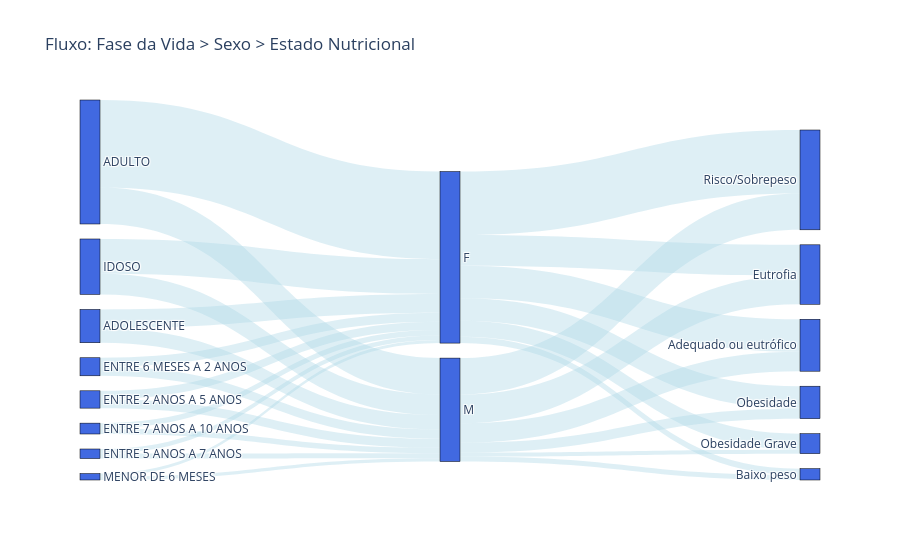

Notebook code cell kept with this figure:
### Markdown cell above
O gráfico acima mostra que a maior concentração de obesidade e sobrepeso estão nas fases adultos e idosos, sendo que idosos tem muito mais sobrepeso, mais da metade deste grupo está com sobrepeso.  
Isso ocorre porque a maioria das pessoas não se cuida ao envelhecer, geralmente continuam comendo mal e sem fazer exercícios enquanto o metabolismo e outras partes do corpo vao se degradando, ficando piores com o passar do tempo.  
Isso é um alerta para os orgãos de saúde focarem na disciplinação de idosos e adultos.

Abaixo vamos adcionar o sexo em um gráfico Sankey Diagram para vermos se algum sexo em determinada faixa etária tem mais propenção a obesidade do que outro.

### Code cell
import plotly.graph_objects as go

# 2. Criar a lista de labels únicos para todos os nós
# A ordem aqui define os índices (0, 1, 2...)
label_list = list(clean_target_dataset['DS_FASE_VIDA'].unique()) + \
             list(clean_target_dataset['SG_SEXO'].unique()) + \
             list(clean_target_dataset['ESTADO_NUTRI'].unique())

# 3. Mapear os nomes para seus respectivos índices
nodes_map = {name: i for i, name in enumerate(label_list)}

# 4. Construir as conexões (Source -> Target)
# Fluxo 1: Fase da Vida -> Sexo
flow1 = clean_target_dataset.groupby(['DS_FASE_VIDA', 'SG_SEXO']).size().reset_index(name='count')
# Fluxo 2: Sexo -> Estado Nutri
flow2 = clean_target_dataset.groupby(['SG_SEXO', 'ESTADO_NUTRI']).size().reset_index(name='count')

sources = [nodes_map[x] for x in flow1['DS_FASE_VIDA']] + [nodes_map[x] for x in flow2['SG_SEXO']]
targets = [nodes_map[x] for x in flow1['SG_SEXO']] + [nodes_map[x] for x in flow2['ESTADO_NUTRI']]
values = list(flow1['count']) + list(flow2['count'])

# 5. Gerar o gráfico
fig = go.Figure(data=[go.Sankey(
    node = dict(
      pad = 15,
      thickness = 20,
      line = dict(color = "black", width = 0.5),
      label = label_list,
      color = "royalblue"
    ),
    link = dict(
      source = sources,
      target = targets,
      value = values,
      color = 'rgba(173, 216, 230, 0.4)' # Cor suave para os fluxos
  ))])

fig.update_layout(title_text="Fluxo: Fase da Vida > Sexo > Estado Nutricional", font_size=12)
fig.show()

### Figure 1 — Plotly figure (JSON) as saved in the notebook; plotly's stock layout.template omitted (floating-point values rounded to 4 significant figures)
{"data": [{"link": {"color": "rgba(173, 216, 230, 0.4)", "source": [4, 4, 0, 0, 5, 5, 6, 6, 2, 2, 3, 3, 1, 1, 7, 7, 9, 9, 9, 9, 9, 9, 8, 8, 8, 8, 8, 8], "target": [9, 8, 9, 8, 9, 8, 9, 8, 9, 8, 9, 8, 9, 8, 9, 8, 13, 15, 12, 14, 10, 11, 13, 15, 12, 14, 10, 11], "value": [104882, 80952, 488562, 202764, 46491, 50134, 25374, 27923, 49360, 51292, 29961, 30613, 194449, 114662, 17578, 18356, 181309, 35618, 171058, 126127, 88884, 353661, 108321, 27733, 160380, 55006, 22357, 202899]}, "node": {"color": "royalblue", "label": ["ADULTO", "IDOSO", "ENTRE 6 MESES A 2 ANOS", "ENTRE 7 ANOS A 10 ANOS", "ADOLESCENTE", "ENTRE 2 ANOS A 5 ANOS", "ENTRE 5 ANOS A 7 ANOS", "MENOR DE 6 MESES", "M", "F", "Obesidade Grave", "Risco/Sobrepeso", "Eutrofia", "Adequado ou eutrófico", "Obesidade", "Baixo peso"], "line": {"color": "black", "width": 0.5}, "pad": 15, "thickness": 20}, "type": "sankey"}], "layout": {"font": {"size": 12}, "title": {"text": "Fluxo: Fase da Vida > Sexo > Estado Nutricional"}}}
